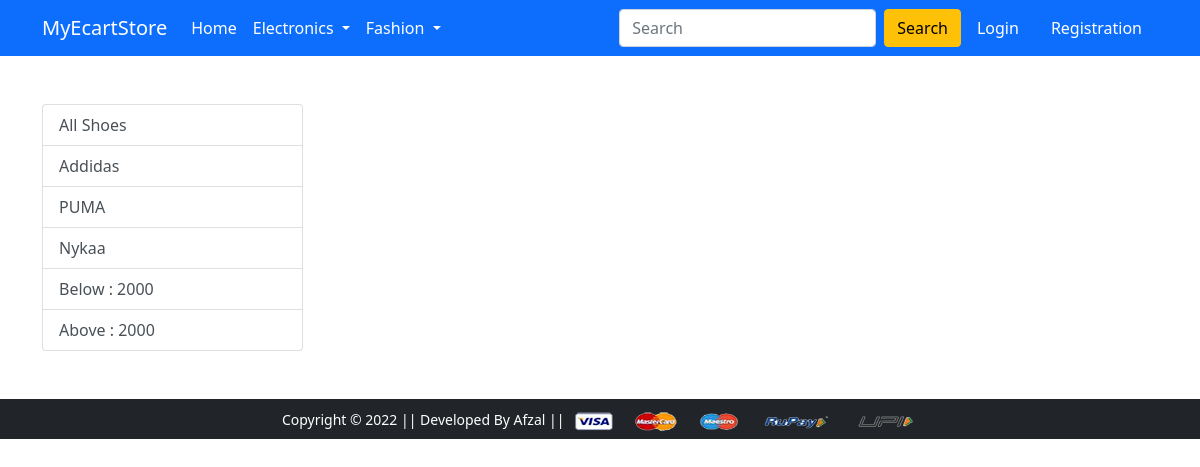
/footwear/, run on an earlier commit of the app's database.
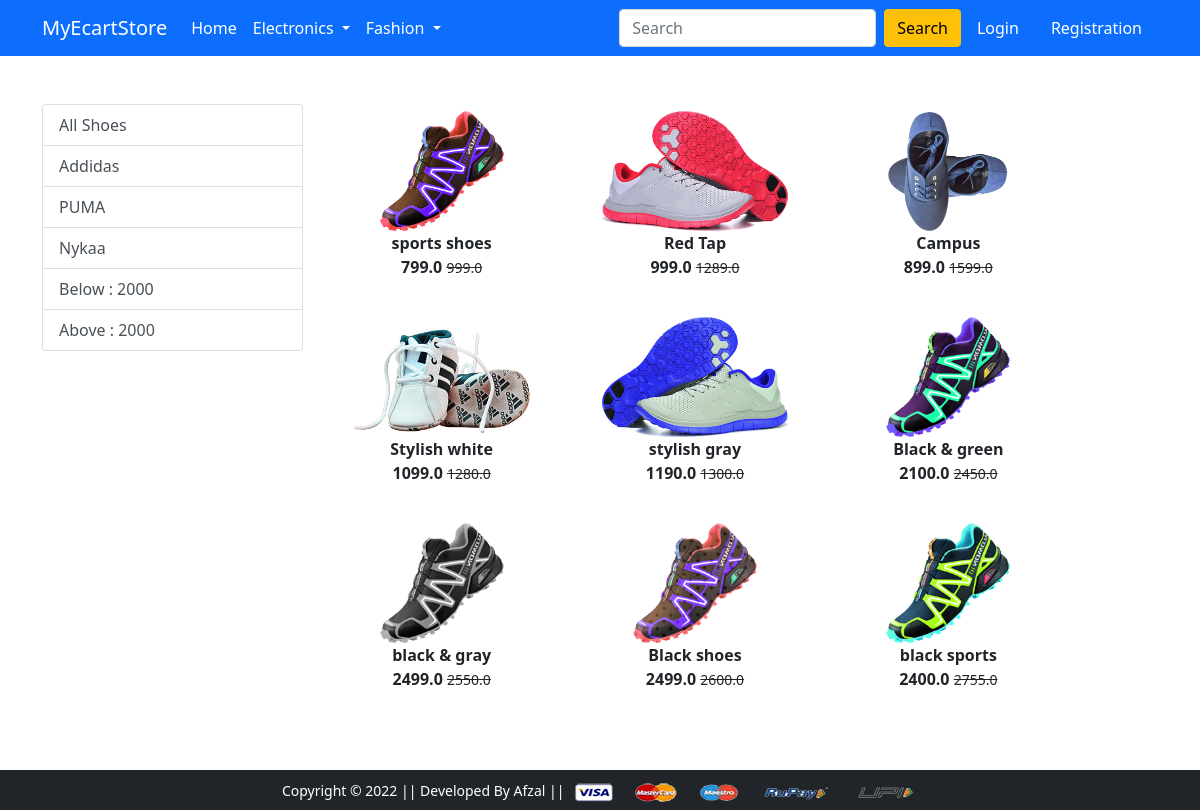
And on a later commit of the database.
### app/models.py (models this page shows, shortened)
class Product(models.Model):
    title = models.CharField(max_length=100)
    selling_price = models.FloatField()
    discounted_price = models.FloatField()
    description = models.TextField()
    brand = models.CharField(max_length=100)
    category = models.CharField(choices=CATEGORY_CHOICES, max_length=50)
    product_img = models.ImageField(upload_to='product_image')

### app/views.py (the view)
# urls.py: path('footwear/', views.FootWear, name='footwear'),
def FootWear(request, data=None):
    if data == None:
        shoes = Product.objects.filter(category='shoes')
    elif data == "puma" or data == "addidas" or data =="nykaa":
        shoes = Product.objects.filter(category='shoes').filter(brand=data)
    elif data == "below":
        shoes = Product.objects.filter(category='shoes').filter(discounted_price__lt=2000)
    elif data == "above":
        shoes = Product.objects.filter(category='shoes').filter(discounted_price__gt=2000)
    return render(request, 'app/footwear.html', {'shoes':shoes})

### app/templates/app/footwear.html (shortened to what this page needs)
{% extends 'app/base.html' %}
{% load static %}
{% block main-content %}
<div class="container my-5">
 <div class="row">
  <div class="col-sm-3">
      <div class="list-group">
          <a href="{% url 'footwear' %}" class="list-group-item list-group-item-action" area-current="true">All Shoes</a>
          <a href="{% url 'footweardata' 'addidas' %}" class="list-group-item list-group-item-action" area-current="true">Addidas</a>
          <a href="{% url 'footweardata' 'puma' %}" class="list-group-item list-group-item-action" area-current="true">PUMA</a>
          <a href="{% url 'footweardata' 'nykaa' %}" class="list-group-item list-group-item-action" area-current="true">Nykaa</a>
          <a href="{% url 'footweardata' 'below' %}" class="list-group-item list-group-item-action" area-current="true">Below : 2000</a>
          <a href="{% url 'footweardata' 'above' %}" class="list-group-item list-group-item-action" area-current="true">Above : 2000</a>
      </div>
  </div>
  <div class="col-sm-8">
    <div class="row">
        {% for shoe in shoes %}
        <div class="col-sm-4 text-center mb-4">
            <a href="{% url 'product-detail' shoe.id %}" class="btn">
                <div class="item">
                    <img src="{{shoe.product_img.url}}" alt="" height="120" class="">
                    <div class="fw-bold">{{shoe.title}}</div>
                    <div class="fw-bold">{{shoe.discounted_price}}
                        <small class="fw-light text-decoration-line-through">{{shoe.selling_price}}</small>
                    </div>
                </div>
           </a>
        </div>
        {% endfor%}
    </div>
  </div>
 </div>
</div>
{% endblock main-content %}

What changed in the data, as far as the page shows it:
now on this page (row edited): Product: product_img (picture), title "sports shoes", discounted_price "799.0", selling_price "999.0"
now on this page (row edited): Product: product_img (picture), title "Red Tap", discounted_price "999.0", selling_price "1289.0"
now on this page (row edited): Product: product_img (picture), title "Campus", discounted_price "899.0", selling_price "1599.0"
now on this page (row edited): Product: product_img (picture), title "Stylish white", discounted_price "1099.0", selling_price "1280.0"
now on this page (row edited): Product: product_img (picture), title "stylish gray", discounted_price "1190.0", selling_price "1300.0"
now on this page (row edited): Product: product_img (picture), title "Black & green", discounted_price "2100.0", selling_price "2450.0"
now on this page (row edited): Product: product_img (picture), title "black & gray", discounted_price "2499.0", selling_price "2550.0"
now on this page (row edited): Product: product_img (picture), title "Black shoes", discounted_price "2499.0", selling_price "2600.0"
now on this page (row edited): Product: product_img (picture), title "black sports", discounted_price "2400.0", selling_price "2755.0"
